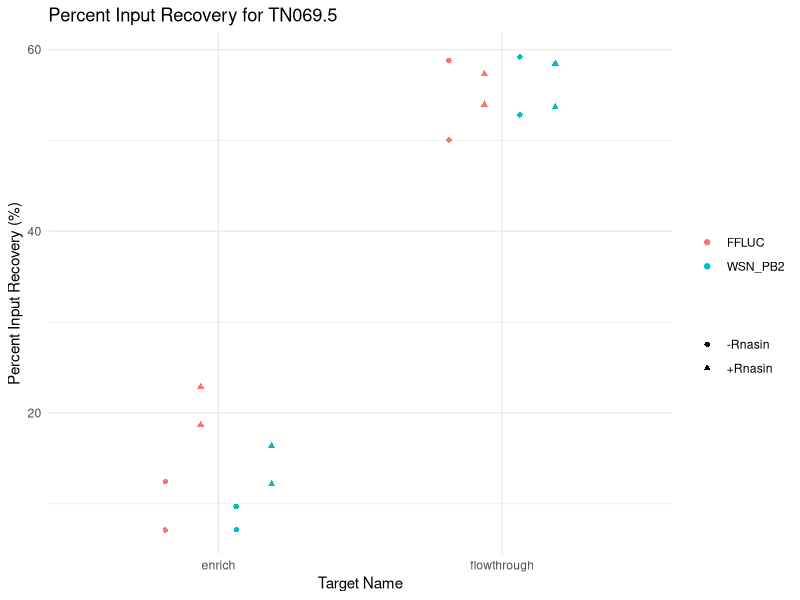
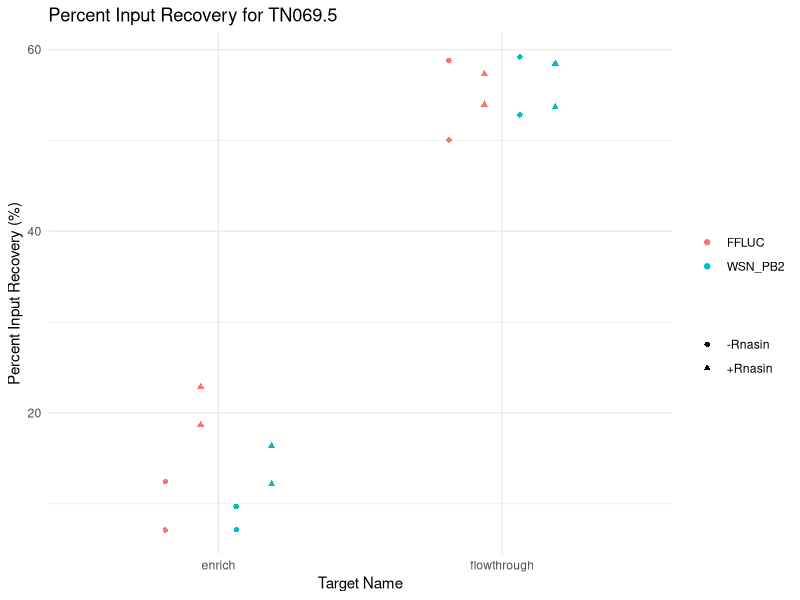

Here is the R script that generated these plots, in order:
library(tidyverse)

df <- read.csv("TN069/69.5/TN069.5_filtered.csv")

data <- df %>%
  group_by(Sample.Name, Target.Name, Task) %>%
  summarize(
    Mean.CT = mean(CT, na.rm = TRUE), 
    .groups = 'drop'
    ) %>%
  separate(Sample.Name, into = c("target", "enrich"), sep = "_") %>%
  pivot_wider(names_from = enrich, values_from = Mean.CT)
  
# calculate ddCT, foldchange, and percent recovery
data <- data %>%
  mutate(
    across(
      .cols = c("enrich", "flowthrough"),
      .fns = ~ .x - input  + log2(0.1^-1),
      .names = "dCT_{.col}" 
    )
  ) %>%
  mutate(across(
    .cols = starts_with("dCT_"),
    .fns = ~ 2^(-.x),
    .names = "foldchange_{.col}"
  )) %>%
  rename_with(
    .cols = starts_with("foldchange_"),
    .fn = ~ str_replace(.x, "foldchange_dCT_", "foldchange_")
  ) %>%
  mutate(
    across(
      .cols = starts_with("foldchange_"),
      .fns = ~ .x * 100,
      .names = "percent_input_{.col}"
    )) %>%
  rename_with(
    .cols = starts_with("percent_input_"),
    .fn = ~ str_replace(.x, "percent_input_foldchange_", "percent_input_")
  )
write.csv(data, "TN069/69.5/TN069.5_recovery_calculations.csv", row.names = FALSE)

# plot percent recovery
plot_data <- data %>%
  select(Target.Name, starts_with("percent_input_"), target) %>%
  rename_with(
    .cols = starts_with("percent_input_"),
    .fn = ~ str_replace(.x, "percent_input_", "")
  ) %>%
  pivot_longer(
    cols = c("enrich", "flowthrough"),
    names_to = "condition",
    values_to = "percent_input"
  )

p <- ggplot(plot_data, aes(x = condition, y = percent_input, color = Target.Name, shape = target)) +
  geom_point(stat = "identity", position = position_dodge(width = 0.5)) +
  labs(
    title = "Percent Input Recovery for TN069.5",
    x = "Target Name",
    y = "Percent Input Recovery (%)",
    color = "",
    shape = ""
  ) +
  theme_minimal()
print(p)
ggsave("TN069/69.5/TN069.5_percent_input.png", plot = p, width = 8, height = 6, dpi = 300)